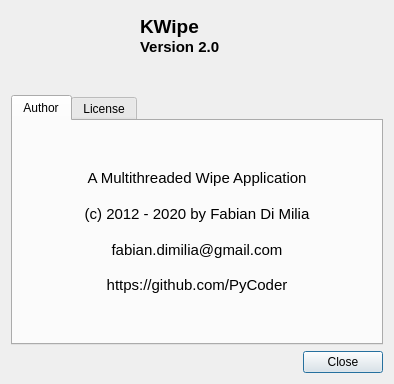
<?xml version="1.0" encoding="UTF-8"?>
<ui version="4.0">
 <class>Dialog</class>
 <widget class="QDialog" name="Dialog">
  <property name="geometry">
   <rect>
    <x>0</x>
    <y>0</y>
    <width>394</width>
    <height>384</height>
   </rect>
  </property>
  <property name="sizePolicy">
   <sizepolicy hsizetype="Preferred" vsizetype="Preferred">
    <horstretch>0</horstretch>
    <verstretch>0</verstretch>
   </sizepolicy>
  </property>
  <property name="minimumSize">
   <size>
    <width>394</width>
    <height>384</height>
   </size>
  </property>
  <property name="maximumSize">
   <size>
    <width>394</width>
    <height>384</height>
   </size>
  </property>
  <property name="contextMenuPolicy">
   <enum>Qt::DefaultContextMenu</enum>
  </property>
  <property name="windowTitle">
   <string>About KWipe</string>
  </property>
  <property name="windowIcon">
   <iconset>
    <normaloff>../icons/erase.png</normaloff>../icons/erase.png</iconset>
  </property>
  <layout class="QVBoxLayout" name="verticalLayout_3">
   <item>
    <layout class="QHBoxLayout" name="horizontalLayout">
     <property name="spacing">
      <number>50</number>
     </property>
     <item>
      <widget class="QLabel" name="label">
       <property name="sizePolicy">
        <sizepolicy hsizetype="Preferred" vsizetype="Preferred">
         <horstretch>0</horstretch>
         <verstretch>0</verstretch>
        </sizepolicy>
       </property>
       <property name="minimumSize">
        <size>
         <width>75</width>
         <height>75</height>
        </size>
       </property>
       <property name="maximumSize">
        <size>
         <width>75</width>
         <height>16777215</height>
        </size>
       </property>
       <property name="text">
        <string/>
       </property>
       <property name="pixmap">
        <pixmap>../icons/logo.png</pixmap>
       </property>
       <property name="scaledContents">
        <bool>true</bool>
       </property>
      </widget>
     </item>
     <item>
      <widget class="QTextBrowser" name="textBrowser">
       <property name="enabled">
        <bool>true</bool>
       </property>
       <property name="palette">
        <palette>
         <active>
          <colorrole role="Base">
           <brush brushstyle="SolidPattern">
            <color alpha="0">
             <red>53</red>
             <green>53</green>
             <blue>53</blue>
            </color>
           </brush>
          </colorrole>
         </active>
         <inactive>
          <colorrole role="Base">
           <brush brushstyle="SolidPattern">
            <color alpha="0">
             <red>53</red>
             <green>53</green>
             <blue>53</blue>
            </color>
           </brush>
          </colorrole>
         </inactive>
         <disabled>
          <colorrole role="Base">
           <brush brushstyle="SolidPattern">
            <color alpha="255">
             <red>48</red>
             <green>48</green>
             <blue>51</blue>
            </color>
           </brush>
          </colorrole>
         </disabled>
        </palette>
       </property>
       <property name="frameShape">
        <enum>QFrame::NoFrame</enum>
       </property>
       <property name="html">
        <string>&lt;!DOCTYPE HTML PUBLIC &quot;-//W3C//DTD HTML 4.0//EN&quot; &quot;http://www.w3.org/TR/REC-html40/strict.dtd&quot;&gt;
&lt;html&gt;&lt;head&gt;&lt;meta name=&quot;qrichtext&quot; content=&quot;1&quot; /&gt;&lt;style type=&quot;text/css&quot;&gt;
p, li { white-space: pre-wrap; }
&lt;/style&gt;&lt;/head&gt;&lt;body style=&quot; font-family:'DejaVu Sans'; font-size:12pt; font-weight:400; font-style:normal;&quot;&gt;
&lt;p style=&quot; margin-top:0px; margin-bottom:0px; margin-left:0px; margin-right:0px; -qt-block-indent:0; text-indent:0px;&quot;&gt;&lt;span style=&quot; font-family:'Sans Serif'; font-size:14pt; font-weight:600;&quot;&gt;KWipe&lt;/span&gt;&lt;/p&gt;
&lt;p style=&quot; margin-top:0px; margin-bottom:0px; margin-left:0px; margin-right:0px; -qt-block-indent:0; text-indent:0px;&quot;&gt;&lt;span style=&quot; font-family:'Sans Serif'; font-size:11pt; font-weight:600;&quot;&gt;Version 2.0&lt;/span&gt;&lt;/p&gt;&lt;/body&gt;&lt;/html&gt;</string>
       </property>
      </widget>
     </item>
    </layout>
   </item>
   <item>
    <widget class="QTabWidget" name="tabWidget">
     <property name="sizePolicy">
      <sizepolicy hsizetype="Expanding" vsizetype="Expanding">
       <horstretch>0</horstretch>
       <verstretch>0</verstretch>
      </sizepolicy>
     </property>
     <property name="minimumSize">
      <size>
       <width>0</width>
       <height>250</height>
      </size>
     </property>
     <property name="mouseTracking">
      <bool>false</bool>
     </property>
     <property name="currentIndex">
      <number>0</number>
     </property>
     <widget class="QWidget" name="tab">
      <attribute name="title">
       <string>Author</string>
      </attribute>
      <layout class="QVBoxLayout" name="verticalLayout_2">
       <property name="leftMargin">
        <number>0</number>
       </property>
       <property name="topMargin">
        <number>0</number>
       </property>
       <property name="rightMargin">
        <number>0</number>
       </property>
       <property name="bottomMargin">
        <number>0</number>
       </property>
       <item>
        <widget class="QLabel" name="label_2">
         <property name="text">
          <string>&lt;!DOCTYPE HTML PUBLIC &quot;-//W3C//DTD HTML 4.0//EN&quot; &quot;http://www.w3.org/TR/REC-html40/strict.dtd&quot;&gt;
&lt;html&gt;&lt;head&gt;&lt;meta name=&quot;qrichtext&quot; content=&quot;1&quot; /&gt;&lt;style type=&quot;text/css&quot;&gt;
p, li { white-space: pre-wrap; }
&lt;/style&gt;&lt;/head&gt;&lt;body style=&quot; font-family:'DejaVu Sans'; font-size:12pt; font-weight:400; font-style:normal;&quot;&gt;
&lt;p align=&quot;center&quot; style=&quot; margin-top:0px; margin-bottom:0px; margin-left:0px; margin-right:0px; -qt-block-indent:0; text-indent:0px;&quot;&gt;&lt;span style=&quot; font-family:'Sans Serif'; font-size:11pt;&quot;&gt;A Multithreaded Wipe Application&lt;/span&gt;&lt;/p&gt;
&lt;p align=&quot;center&quot; style=&quot;-qt-paragraph-type:empty; margin-top:0px; margin-bottom:0px; margin-left:0px; margin-right:0px; -qt-block-indent:0; text-indent:0px; font-family:'Sans Serif'; font-size:11pt;&quot;&gt;&lt;br /&gt;&lt;/p&gt;
&lt;p align=&quot;center&quot; style=&quot; margin-top:0px; margin-bottom:0px; margin-left:0px; margin-right:0px; -qt-block-indent:0; text-indent:0px;&quot;&gt;&lt;span style=&quot; font-family:'Sans Serif'; font-size:11pt;&quot;&gt;(c) 2012 - 2020 by Fabian Di Milia&lt;/span&gt;&lt;/p&gt;
&lt;p align=&quot;center&quot; style=&quot;-qt-paragraph-type:empty; margin-top:0px; margin-bottom:0px; margin-left:0px; margin-right:0px; -qt-block-indent:0; text-indent:0px; font-family:'Sans Serif'; font-size:11pt;&quot;&gt;&lt;br /&gt;&lt;/p&gt;
&lt;p align=&quot;center&quot; style=&quot; margin-top:0px; margin-bottom:0px; margin-left:0px; margin-right:0px; -qt-block-indent:0; text-indent:0px;&quot;&gt;&lt;span style=&quot; font-family:'Sans Serif'; font-size:11pt;&quot;&gt;fabian.dimilia@gmail.com&lt;br /&gt;&lt;br /&gt;https://github.com/PyCoder&lt;/span&gt;&lt;/p&gt;&lt;/body&gt;&lt;/html&gt;</string>
         </property>
         <property name="openExternalLinks">
          <bool>true</bool>
         </property>
        </widget>
       </item>
      </layout>
     </widget>
     <widget class="QWidget" name="licenseTab">
      <attribute name="title">
       <string>License</string>
      </attribute>
      <layout class="QVBoxLayout" name="verticalLayout">
       <property name="leftMargin">
        <number>0</number>
       </property>
       <property name="topMargin">
        <number>0</number>
       </property>
       <property name="rightMargin">
        <number>0</number>
       </property>
       <property name="bottomMargin">
        <number>0</number>
       </property>
       <item>
        <widget class="QLabel" name="label_3">
         <property name="text">
          <string>&lt;!DOCTYPE HTML PUBLIC &quot;-//W3C//DTD HTML 4.0//EN&quot; &quot;http://www.w3.org/TR/REC-html40/strict.dtd&quot;&gt;
&lt;html&gt;&lt;head&gt;&lt;meta name=&quot;qrichtext&quot; content=&quot;1&quot; /&gt;&lt;style type=&quot;text/css&quot;&gt;
p, li { white-space: pre-wrap; }
&lt;/style&gt;&lt;/head&gt;&lt;body style=&quot; font-family:'Sans Serif'; font-size:11pt; font-weight:400; font-style:normal;&quot;&gt;
&lt;p align=&quot;center&quot; style=&quot; margin-top:0px; margin-bottom:0px; margin-left:0px; margin-right:0px; -qt-block-indent:0; text-indent:0px;&quot;&gt;GNU PUBLIC LICENSE &lt;/p&gt;
&lt;p align=&quot;center&quot; style=&quot;-qt-paragraph-type:empty; margin-top:0px; margin-bottom:0px; margin-left:0px; margin-right:0px; -qt-block-indent:0; text-indent:0px;&quot;&gt;&lt;br /&gt;&lt;/p&gt;
&lt;p align=&quot;center&quot; style=&quot; margin-top:0px; margin-bottom:0px; margin-left:0px; margin-right:0px; -qt-block-indent:0; text-indent:0px;&quot;&gt;Version 3&lt;/p&gt;
&lt;p align=&quot;center&quot; style=&quot;-qt-paragraph-type:empty; margin-top:0px; margin-bottom:0px; margin-left:0px; margin-right:0px; -qt-block-indent:0; text-indent:0px;&quot;&gt;&lt;br /&gt;&lt;/p&gt;
&lt;p align=&quot;center&quot; style=&quot; margin-top:0px; margin-bottom:0px; margin-left:0px; margin-right:0px; -qt-block-indent:0; text-indent:0px;&quot;&gt;&lt;a href=&quot;http://www.gnu.org/licenses/gpl-3.0&quot;&gt;&lt;span style=&quot; text-decoration: underline; color:#853028;&quot;&gt;http://www.gnu.org&lt;/span&gt;&lt;/a&gt;&lt;/p&gt;&lt;/body&gt;&lt;/html&gt;</string>
         </property>
         <property name="openExternalLinks">
          <bool>true</bool>
         </property>
        </widget>
       </item>
      </layout>
     </widget>
    </widget>
   </item>
   <item>
    <widget class="QDialogButtonBox" name="buttonBox">
     <property name="orientation">
      <enum>Qt::Horizontal</enum>
     </property>
     <property name="standardButtons">
      <set>QDialogButtonBox::Close</set>
     </property>
    </widget>
   </item>
  </layout>
 </widget>
 <resources/>
 <connections>
  <connection>
   <sender>buttonBox</sender>
   <signal>rejected()</signal>
   <receiver>Dialog</receiver>
   <slot>reject()</slot>
   <hints>
    <hint type="sourcelabel">
     <x>316</x>
     <y>260</y>
    </hint>
    <hint type="destinationlabel">
     <x>286</x>
     <y>274</y>
    </hint>
   </hints>
  </connection>
 </connections>
</ui>
